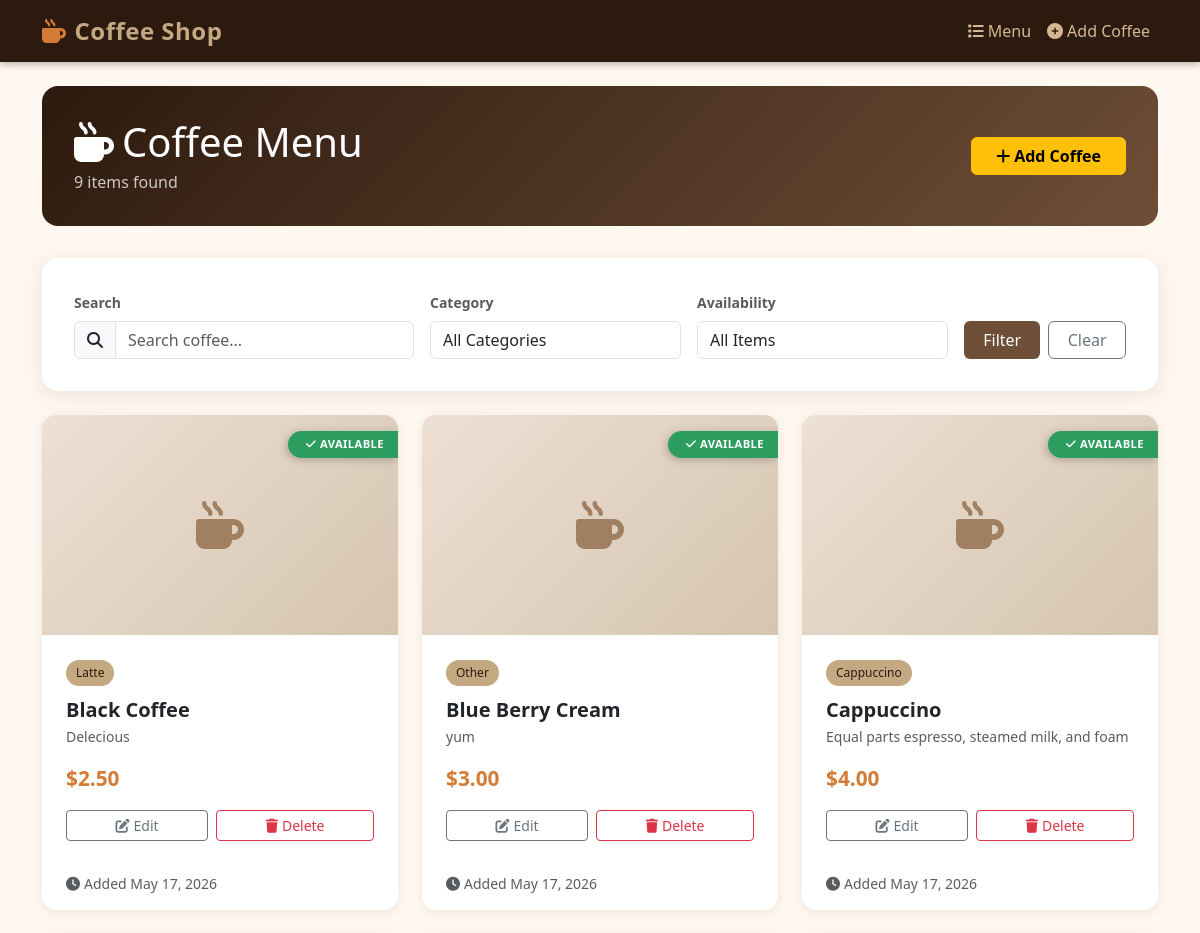
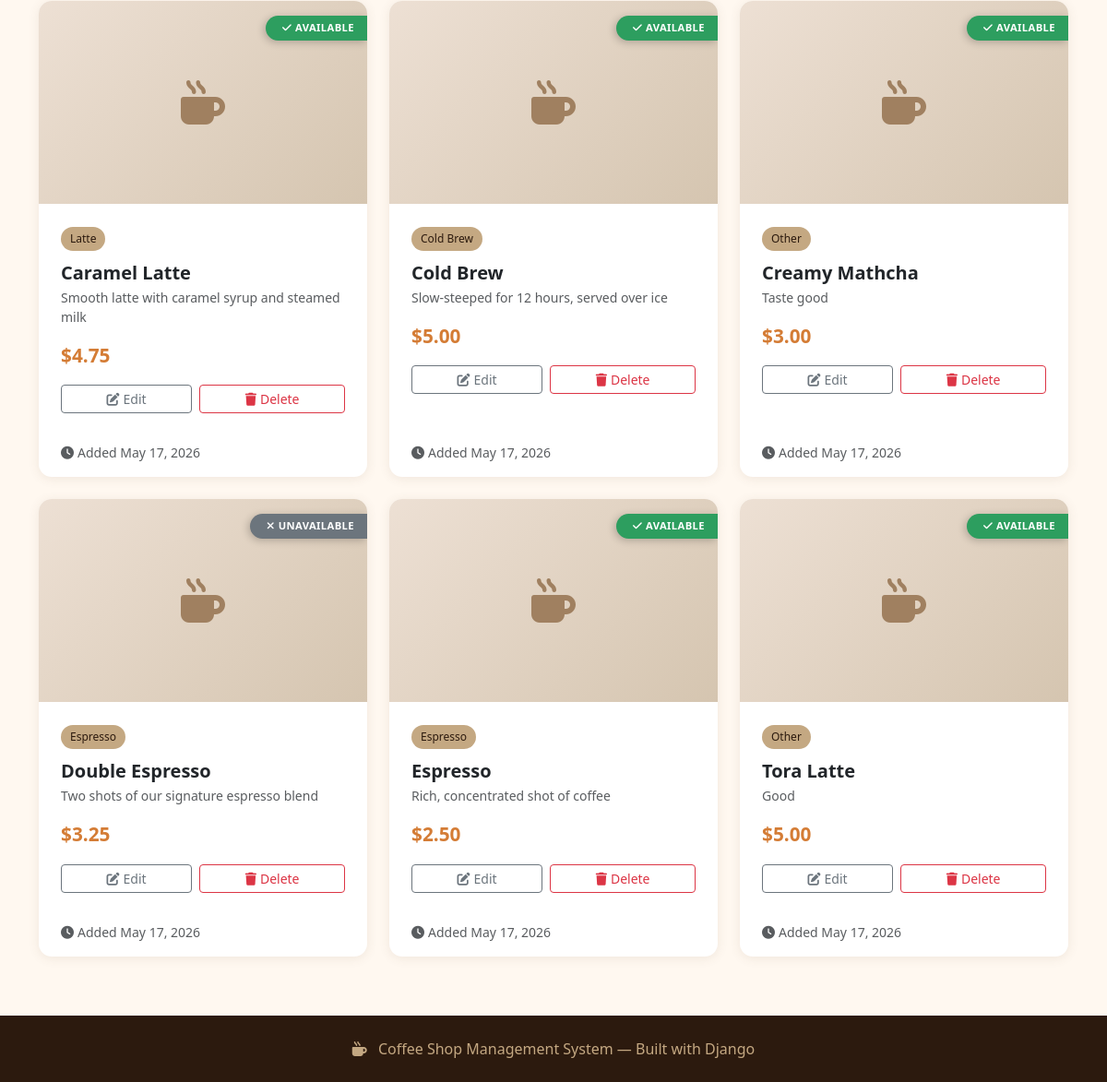
The page / on the database its author committed (2 pictures, top to bottom).
### shop/models.py (models this page shows, shortened)
class Coffee(models.Model):
    CATEGORY_CHOICES = [
        ('espresso', 'Espresso'),
        ('latte', 'Latte'),
        ('cappuccino', 'Cappuccino'),
        ('cold_brew', 'Cold Brew'),
        ('pour_over', 'Pour Over'),
        ('other', 'Other'),
    ]
    name = models.CharField(max_length=100)
    category = models.CharField(max_length=50, choices=CATEGORY_CHOICES, default='other')
    description = models.TextField(blank=True)
    price = models.DecimalField(max_digits=6, decimal_places=2)
    image = models.ImageField(upload_to='coffees/', blank=True, null=True,
                              help_text="Upload a photo of this coffee")
    image_url = models.URLField(max_length=500, blank=True,
                                help_text="Or paste an image URL (used if no upload)")
    is_available = models.BooleanField(default=True)
    created_at = models.DateTimeField(auto_now_add=True)
    updated_at = models.DateTimeField(auto_now=True)
    def get_image(self):
        if self.image:
            return self.image.url
        return self.image_url or ''
    class Meta:
        ordering = ['name']
        verbose_name = 'Coffee'
        verbose_name_plural = 'Coffees'

### shop/views.py (the view)
# urls.py: path('', views.coffee_list, name='coffee_list'),
def coffee_list(request):
    coffees = Coffee.objects.all()
    query = request.GET.get('q', '')
    if query:
        coffees = coffees.filter(name__icontains=query)
    category = request.GET.get('category', '')
    if category:
        coffees = coffees.filter(category=category)
    available_only = request.GET.get('available', '')
    if available_only == 'true':
        coffees = coffees.filter(is_available=True)
    categories = Coffee.CATEGORY_CHOICES
    context = {
        'coffees': coffees,
        'categories': categories,
        'query': query,
        'selected_category': category,
        'available_only': available_only,
    }
    return render(request, 'coffee_list.html', context)

### shop/templates/coffee_list.html (shortened to what this page needs)
{% extends 'base.html' %}
{% block content %}
<div class="page-header d-flex justify-content-between align-items-center flex-wrap gap-3">
    <div>
        <h1 class="mb-1"><i class="fas fa-mug-hot me-2"></i>Coffee Menu</h1>
        <p class="mb-0 opacity-75">{{ coffees.count }} item{{ coffees.count|pluralize }} found</p>
    </div>
    <a href="{% url 'add_coffee' %}" class="btn btn-warning fw-semibold px-4">
        <i class="fas fa-plus me-1"></i>Add Coffee
    </a>
</div>
<div class="form-card mb-4">
    <form method="get" class="row g-3 align-items-end">
        <div class="col-md-4">
            <label class="form-label fw-semibold text-muted small">Search</label>
            <div class="input-group">
                <span class="input-group-text"><i class="fas fa-search"></i></span>
                <input type="text" name="q" class="form-control" placeholder="Search coffee..." value="{{ query }}">
            </div>
        </div>
        <div class="col-md-3">
            <label class="form-label fw-semibold text-muted small">Category</label>
            <select name="category" class="form-control">
                <option value="">All Categories</option>
            </select>
        </div>
        <div class="col-md-3">
            <label class="form-label fw-semibold text-muted small">Availability</label>
            <select name="available" class="form-control">
                <option value="">All Items</option>
            </select>
        </div>
        <div class="col-md-2 d-flex gap-2">
            <button type="submit" class="btn btn-coffee w-100">Filter</button>
            <a href="{% url 'coffee_list' %}" class="btn btn-outline-secondary w-100">Clear</a>
        </div>
    </form>
</div>
{% if coffees %}
    <div class="row g-4">
        {% for coffee in coffees %}
        <div class="col-sm-6 col-lg-4">
            <div class="card h-100 coffee-card">
                <div class="coffee-img-wrap">
                    {% with img=coffee.get_image %}
                    {% if img %}
                        <div class="coffee-img-placeholder" style="display:none;">
                            <i class="fas fa-mug-hot fa-3x"></i>
                        </div>
                    {% endif %}
                    {% endwith %}
                    {% if coffee.is_available %}
                        <span class="ribbon ribbon-available"><i class="fas fa-check me-1"></i>Available</span>
                    {% else %}
                        <span class="ribbon ribbon-unavailable"><i class="fas fa-times me-1"></i>Unavailable</span>
                    {% endif %}
                </div>
                <div class="card-body p-4">
                    <span class="badge-category mb-2 d-inline-block">{{ coffee.get_category_display }}</span>
                    <h5 class="card-title fw-bold mt-1 mb-1">{{ coffee.name }}</h5>
                    {% if coffee.description %}
                        <p class="text-muted small mb-3">{{ coffee.description|truncatechars:80 }}</p>
                    {% else %}
                        <p class="text-muted small mb-3 fst-italic">No description</p>
                    {% endif %}
                    <div class="price-tag mb-3">${{ coffee.price }}</div>
                    <div class="d-flex gap-2">
                        <a href="{% url 'update_coffee' coffee.pk %}" class="btn btn-sm btn-outline-secondary flex-fill">
                            <i class="fas fa-edit me-1"></i>Edit
                        </a>
                        <a href="{% url 'delete_coffee' coffee.pk %}" class="btn btn-sm btn-outline-danger flex-fill">
                            <i class="fas fa-trash me-1"></i>Delete
                        </a>
                    </div>
                </div>
                <div class="card-footer text-muted small bg-transparent border-0 px-4 pb-3">
                    <i class="fas fa-clock me-1"></i>Added {{ coffee.created_at|date:"M d, Y" }}
                </div>
            </div>
        </div>
        {% endfor %}
    </div>
{% endif %}
{% endblock %}

### shop/templates/base.html (shortened to what this page needs)
<!DOCTYPE html>
<html lang="en">
<head>
    <link href="https://cdn.jsdelivr.net/npm/bootstrap@5.3.0/dist/css/bootstrap.min.css" rel="stylesheet">
    <link href="https://cdnjs.cloudflare.com/ajax/libs/font-awesome/6.4.0/css/all.min.css" rel="stylesheet">
</head>
<body>
<nav class="navbar navbar-expand-lg navbar-dark">
    <div class="container">
        <a class="navbar-brand" href="{% url 'coffee_list' %}">
            <i class="fas fa-mug-hot me-2"></i>Coffee Shop
        </a>
        <div class="collapse navbar-collapse" id="navbarNav">
            <ul class="navbar-nav ms-auto">
                <li class="nav-item">
                    <a class="nav-link" href="{% url 'coffee_list' %}">
                        <i class="fas fa-list me-1"></i>Menu
                    </a>
                </li>
                <li class="nav-item">
                    <a class="nav-link" href="{% url 'add_coffee' %}">
                        <i class="fas fa-plus-circle me-1"></i>Add Coffee
                    </a>
                </li>
            </ul>
        </div>
    </div>
</nav>
<div class="container my-4">
    {% block content %}{% endblock %}
</div>
<footer>
    <div class="container text-center">
        <i class="fas fa-mug-hot me-2"></i>
        Coffee Shop Management System &mdash; Built with Django
    </div>
</footer>
</body>
</html>

### shop/templates/base.html (style rules this page uses)
:root { --coffee-dark: #2C1A0E; --coffee-medium: #6F4E37; --coffee-light: #C4A882; --coffee-cream: #FFF8F0; --coffee-accent: #D47C35; }
body { background-color: var(--coffee-cream); font-family: 'Segoe UI', sans-serif; }
.navbar { background-color: var(--coffee-dark) !important; box-shadow: 0 2px 8px rgba(0,0,0,0.3); }
.navbar-brand { font-size: 1.5rem; font-weight: 700; color: var(--coffee-light) !important; letter-spacing: 0.5px; }
.navbar-brand i { color: var(--coffee-accent); }
.nav-link { color: #d4b896 !important; }
.btn-coffee { background-color: var(--coffee-medium); color: #fff; border: none; }
.card { border: none; border-radius: 12px; box-shadow: 0 2px 12px rgba(111,78,55,0.1); transition: transform 0.2s, box-shadow 0.2s; }
.badge-category { background-color: var(--coffee-light); color: var(--coffee-dark); font-size: 0.75rem; padding: 4px 10px; border-radius: 20px; }
.price-tag { font-size: 1.3rem; font-weight: 700; color: var(--coffee-accent); }
.page-header { background: linear-gradient(135deg, var(--coffee-dark) 0%, var(--coffee-medium) 100%); color: #fff; padding: 2rem; border-radius: 16px; margin-bottom: 2rem; }
.form-card { background: #fff; border-radius: 16px; padding: 2rem; box-shadow: 0 4px 20px rgba(111,78,55,0.12); }
footer { background-color: var(--coffee-dark); color: var(--coffee-light); padding: 1.5rem 0; margin-top: 4rem; }

### shop/templates/coffee_list.html (style rules this page uses)
.coffee-card { overflow: hidden; border-radius: 14px; }
.coffee-img-wrap { position: relative; width: 100%; height: 220px; overflow: hidden; background: linear-gradient(135deg, #ede0d4 0%, #d5c5b0 100%); }
.coffee-img-placeholder { width: 100%; height: 100%; display: flex; align-items: center; justify-content: center; color: #a08060; }
.ribbon { position: absolute; top: 16px; right: 0; font-size: 0.7rem; font-weight: 700; padding: 5px 14px 5px 18px; border-radius: 20px 0 0 20px; letter-spacing: 0.4px; text-transform: uppercase; box-shadow: -2px 2px 8px rgba(0,0,0,0.22); }
.ribbon-available { background: #2d9e5f; color: #fff; }
.ribbon-unavailable { background: #6c757d; color: #fff; }

### rows shown on the page
Coffee: is_available True (drawn), category "Latte", name "Black Coffee", description "Delecious", price "2.50", created_at "May 17, 2026"
Coffee: is_available True (drawn), category "Other", name "Blue Berry Cream", description "yum", price "3.00", created_at "May 17, 2026"
Coffee: is_available True (drawn), category "Cappuccino", name "Cappuccino", description "Equal parts espresso, steamed milk, and foam", price "4.00", created_at "May 17, 2026"
Coffee: is_available True (drawn), category "Latte", name "Caramel Latte", description "Smooth latte with caramel syrup and steamed milk", price "4.75", created_at "May 17, 2026"
Coffee: is_available True (drawn), category "Cold Brew", name "Cold Brew", description "Slow-steeped for 12 hours, served over ice", price "5.00", created_at "May 17, 2026"
Coffee: is_available True (drawn), category "Other", name "Creamy Mathcha", description "Taste good", price "3.00", created_at "May 17, 2026"
Coffee: is_available False (drawn), category "Espresso", name "Double Espresso", description "Two shots of our signature espresso blend", price "3.25", created_at "May 17, 2026"
Coffee: is_available True (drawn), category "Espresso", name "Espresso", description "Rich, concentrated shot of coffee", price "2.50", created_at "May 17, 2026"
Coffee: is_available True (drawn), category "Other", name "Tora Latte", description "Good", price "5.00", created_at "May 17, 2026"

### other values the page prints
{{ coffees.count }} "9"
